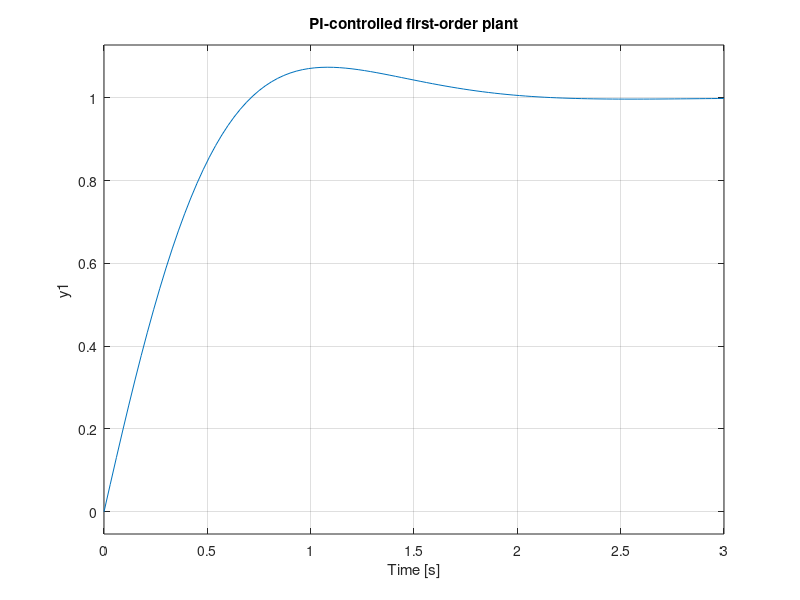

Recreate this plot in MATLAB.
% Plant
K = 1.0;
tau = 0.5;
s = tf('s');
G_p = K / (tau * s + 1);

% Desired dynamics
zeta = 0.7;
omega_n = 3.0;

% PI gains
Kp = (2 * zeta * omega_n * tau - 1) / K;
Ki = (tau * omega_n^2) / K;

fprintf('Kp = %.3f, Ki = %.3f\n', Kp, Ki);

G_c = Kp + Ki / s;      % PI controller
T   = feedback(G_c * G_p, 1);  % closed loop

figure;
step(T);
grid on;
title('PI-controlled first-order plant');
